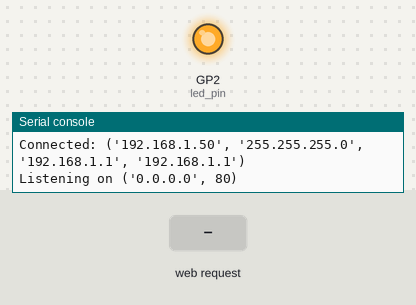
Bench run of a program on a simulated Raspberry Pi Pico running MicroPython. Parts: output pins drawn as LEDs (lit = HIGH), the last lines printed to the serial console. The test bench sets the inputs (shaded band). WiFi joins after 1.5 s.

Above: at 2.7 s.
2.8 s: HTTP request GET /off received
At 3.7 s:
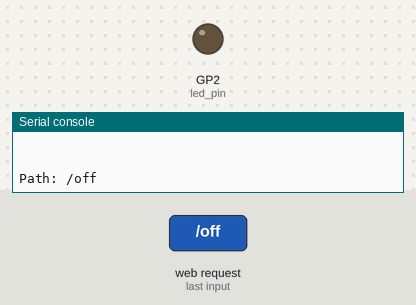
4.3 s: HTTP request GET /on received
At 4.9 s:
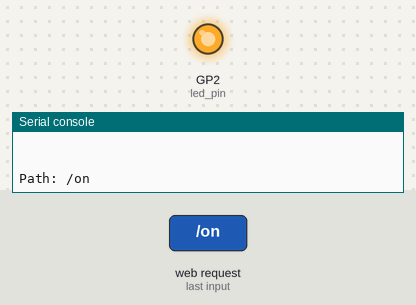
Timing chart, 0 to 7.3 s (numbered marks = the images above; inputs shaded):
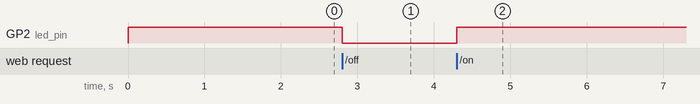

Measured:
- after the input at 2.8 s, GP2 (led_pin): HIGH → LOW at once
- after the input at 4.3 s, GP2 (led_pin): LOW → HIGH at once

The program:

main.py
```python
import network
import socket
import machine
import time

# Setup Wi-Fi
ssid = '<<Your_WiFi_SSID>>'  # enter actual Wi-Fi SSID
password = '<<Your_WiFi_Password>>'  # enter actual Wi-Fi password

# GPIO setup
led_pin = machine.Pin(2, machine.Pin.OUT)  # change the GPIO pin

# customize default state
led_pin.value(1)
state = 'ON'
# led_pin.value(0)
# state = 'OFF'


# Connect to Wi-Fi
wlan = network.WLAN(network.STA_IF)
wlan.active(True)
wlan.connect(ssid, password)

print("Connecting to Wi-Fi...")
while not wlan.isconnected():
    time.sleep(0.5)
print("Connected:", wlan.ifconfig())

# Start the socket server
addr = socket.getaddrinfo('0.0.0.0', 80)[0][-1]
s = socket.socket()
s.bind(addr)
s.listen(1)

print('Listening on', addr)

# Main server loop
while True:
    try:
        cl, addr = s.accept()
        print('Client connected from', addr)
        request = cl.recv(1024)
        request_str = request.decode('utf-8')
        print('Request:', request_str)

        # Basic parsing
        path_line = request_str.split('\r\n')[0]
        path = path_line.split(' ')[1]
        print('Path:', path)

        # Handle commands
        if path == '/on':
            led_pin.value(1)
            state = 'ON'
            response = 'GPIO2 is ON\n'
        elif path == '/off':
            led_pin.value(0)
            state = 'OFF'
            response = 'GPIO2 is OFF\n'
        elif path == '/status':
            response = f'GPIO2 is {state}\n'
        else:
            response = 'Unknown command\n'

        cl.send('HTTP/1.1 200 OK\r\nContent-Type: text/plain\r\n\r\n')
        cl.send(response)
        cl.close()

    except Exception as e:
        print('Error:', e)
```
